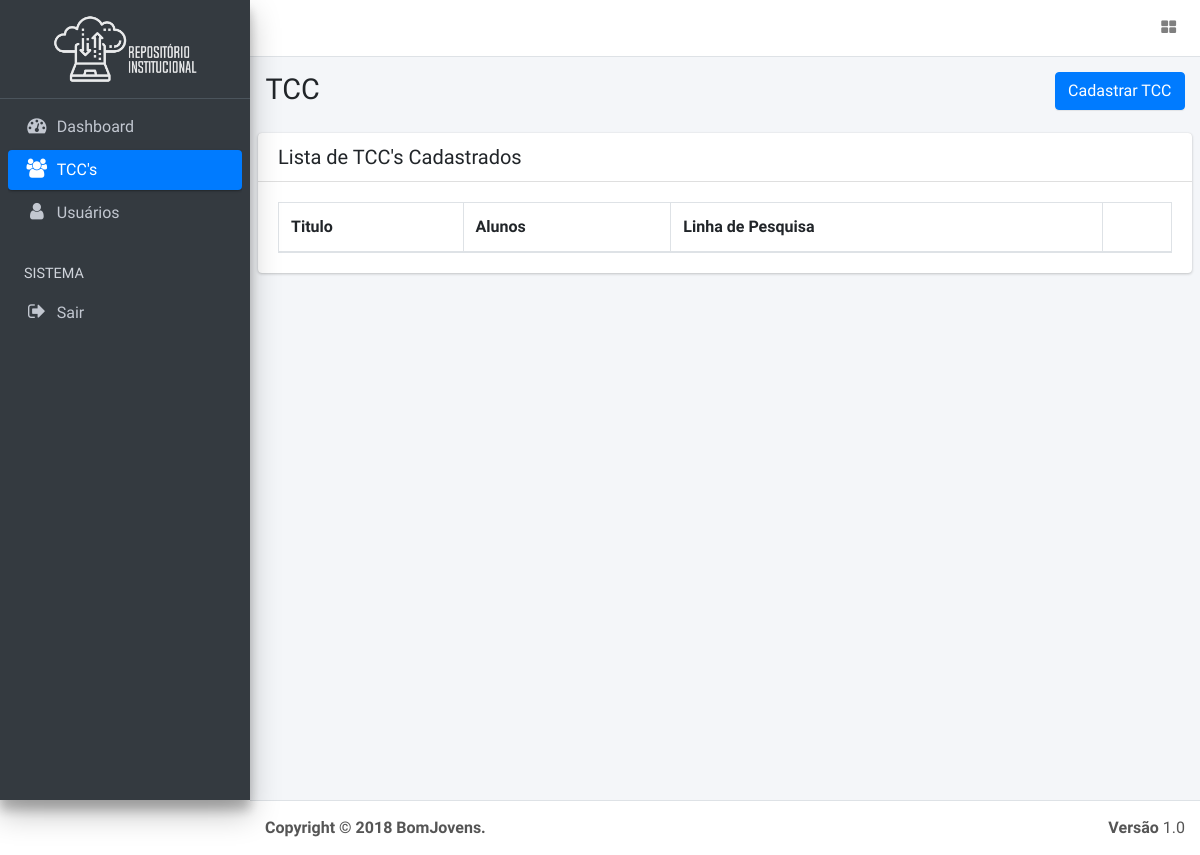
The app's page /admin/tcc.php, older data.
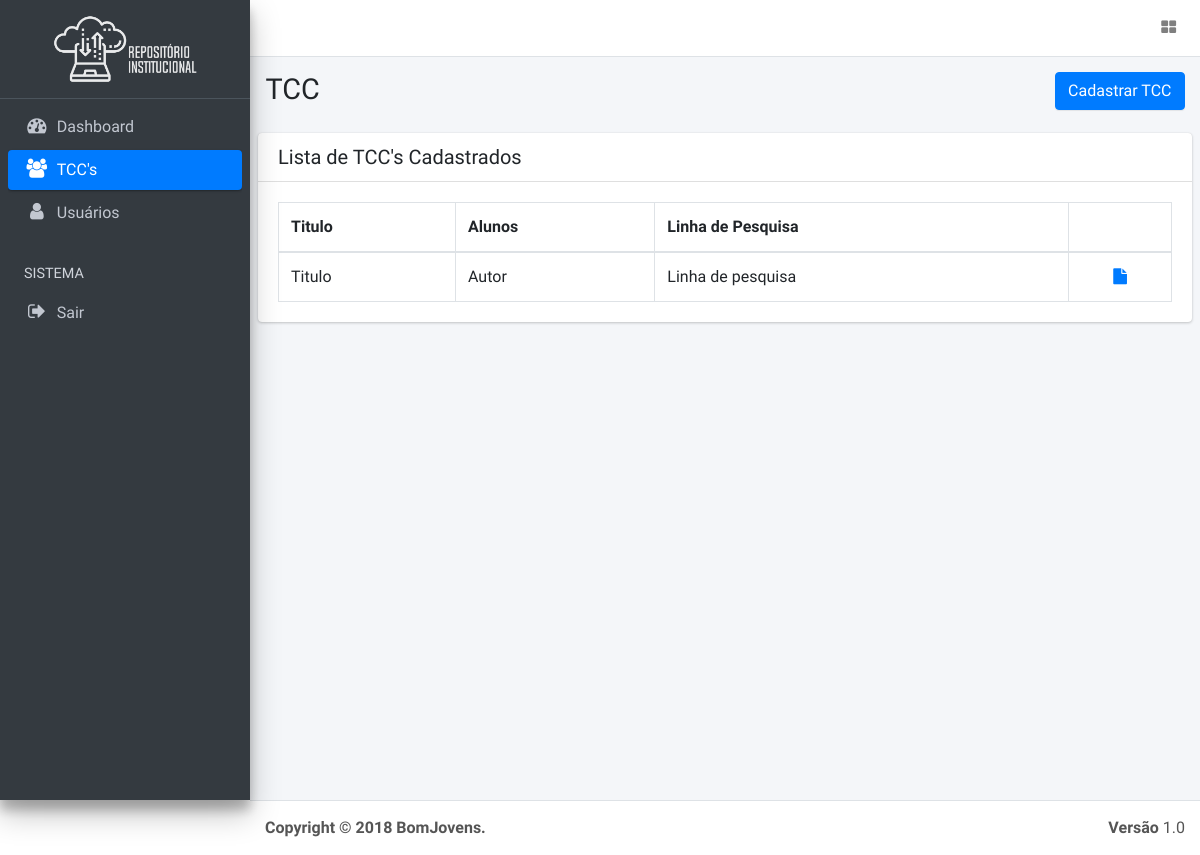
The same page, newer data.
### tables this page shows
CREATE TABLE `tcc` (
  `id` int(11) NOT NULL,
  `titulo` varchar(255) NOT NULL,
  `autores` varchar(255) NOT NULL,
  `palavras_chave` varchar(255) NOT NULL,
  `linha_pesquisa` varchar(255) NOT NULL,
  `resumo` text NOT NULL,
  `arquivo` varchar(255) NOT NULL
);

### admin/sistema/conexoes/conexao.php (called while the page is built, shortened)
<?php
class Conexao extends Base{
	private $dbh;
	private $stmt;
	public function __construct(){
		$dsn = 'mysql:host='. $this->hospedagem . ';dbname='. $this->base;
		$options = array(
			PDO::ATTR_PERSISTENT		=> true,
			PDO::ATTR_ERRMODE		=> PDO::ERRMODE_EXCEPTION
		);
		try {
			$this->dbh = new PDO($dsn, $this->usuario, $this->senha, $options);
		} catch(PDOEception $e){
			$this->error = $e->getMessage();
		}
	}
	public function query($query){
		$this->stmt = $this->dbh->prepare($query);
	}
	public function executar(){
		return $this->stmt->execute();
	}
	public function recebe_resultado(){
		$this->executar();
		return $this->stmt->fetchAll(PDO::FETCH_ASSOC);
	}
}

### admin/sistema/controle/controle.php (the view, shortened to what this page needs)
<?PHP
include_once 'sistema/conexoes/conexao.php';
class Controle extends Conexao
{
    public
    function exibeTCC()
    {
        $this->query("SELECT * FROM tcc ORDER BY titulo ASC");
        $tccs = $this->recebe_resultado();
        foreach ($tccs as $tcc) {
            echo '<tr>
                        <td>' . utf8_encode($tcc["titulo"]) . '</td>
                        <td>' . utf8_encode($tcc["autores"]) . '</td>
                        <td>' . utf8_encode($tcc["linha_pesquisa"]) . '</td>
                        <td><center><a href="' . utf8_encode($tcc["arquivo"]) . '"><i class="fa fa-file"></i></a></center></td>';
        }
    }
}

### admin/parts/header.php (shortened to what this page needs)
<!DOCTYPE html>
<html>
<head>
    <link rel="stylesheet" href="plugins/font-awesome/css/font-awesome.min.css">
    <link rel="stylesheet" href="https://code.ionicframework.com/ionicons/2.0.1/css/ionicons.min.css">
    <link rel="stylesheet" href="dist/css/adminlte.min.css">
    <link rel="stylesheet" href="plugins/iCheck/flat/blue.css">
    <link rel="stylesheet" href="plugins/morris/morris.css">
    <link rel="stylesheet" href="plugins/jvectormap/jquery-jvectormap-1.2.2.css">
    <link rel="stylesheet" href="plugins/datepicker/datepicker3.css">
    <link rel="stylesheet" href="plugins/daterangepicker/daterangepicker-bs3.css">
    <link rel="stylesheet" href="plugins/bootstrap-wysihtml5/bootstrap3-wysihtml5.min.css">
    <link rel="stylesheet" href="https://maxcdn.bootstrapcdn.com/font-awesome/4.4.0/css/font-awesome.min.css">
    <link rel="stylesheet" href="plugins/datatables/dataTables.bootstrap4.css">
</head>

### admin/tcc.php (shortened to what this page needs)
<?php
include "parts/header.php";
include "sistema/controle/controle.php";
$controle = new Controle;
?>
<body class="hold-transition sidebar-mini">
<div class="wrapper">
    <?php include "parts/menu.php" ?>
    <div class="content-wrapper">
        <section class="content-header">
            <div class="container-fluid">
                <div class="row mb-2">
                    <div class="col-sm-6">
                        <h1>TCC</h1>
                    </div>
                    <div class="col-sm-6">
                        <ol class="breadcrumb float-sm-right">
                                <a href="cadastrar-tcc.php" class="btn btn-primary" id="to-login">Cadastrar TCC</a>
                        </ol>
                    </div>
                </div>
            </div>
        </section>
        <section class="content">
            <div class="row">
                <div class="col-12">
                    <div class="card">
                        <div class="card-header">
                            <h3 class="card-title">Lista de TCC's Cadastrados</h3>
                        </div>
                        <div class="card-body">
                            <table id="example2" class="table table-bordered table-hover">
                                <thead>
                                <tr>
                                    <th>Titulo</th>
                                    <th>Alunos</th>
                                    <th>Linha de Pesquisa</th>
                                    <th></th>
                                </tr>
                                </thead>
                                <tbody>
                                    <?php $controle->exibeTcc(); ?>
                                </tbody>
                            </table>
                        </div>
                    </div>
                </div>
            </div>
        </section>
    </div>
<?php include "parts/footer.php"?>

### admin/parts/menu.php (shortened to what this page needs)
<nav class="main-header navbar navbar-expand bg-white navbar-light border-bottom">
    <ul class="navbar-nav ml-auto">
        <li class="nav-item">
            <a class="nav-link" data-widget="control-sidebar" data-slide="true" href="#"><i
                    class="fa fa-th-large"></i></a>
        </li>
    </ul>
</nav>
<aside class="main-sidebar sidebar-dark-primary elevation-4">
    <a href="home.php" class="brand-link text-center">
        <span class="brand-text font-weight-light"><img src="../assets/image/logo-repositorio-white.png" width="150" class="img-fluid"></a></span>
    <div class="sidebar">
        <nav class="mt-2">
            <ul class="nav nav-pills nav-sidebar flex-column" data-widget="treeview" role="menu"
                data-accordion="false">
                <li class="nav-item">
                    <a href="home.php" class="nav-link <?PHP if ($_SESSION['menu'] == 'dashboard') {
                        echo 'active';
                    } ?>">
                        <i class="fa fa-dashboard nav-icon"></i>
                        <p>Dashboard</p>
                    </a>
                </li>
                <li class="nav-item">
                    <a href="tcc.php" class="nav-link <?PHP if ($_SESSION['menu'] == 'tcc') {
                        echo 'active';
                    } ?>">
                        <i class="fa fa-users nav-icon"></i>
                        <p>TCC's</p>
                    </a>
                </li>
                <li class="nav-item">
                    <a href="usuarios.php" class="nav-link <?PHP if ($_SESSION['menu'] == 'usuarios') {
                        echo 'active';
                    } ?>">
                        <i class="fa fa-user nav-icon"></i>
                        <p>Usuários</p>
                    </a>
                </li>
                <li class="nav-header">SISTEMA</li>
                <li class="nav-item">
                    <a href="index.php" class="nav-link">
                        <i class="nav-icon fa fa-sign-out"></i>
                        <p>Sair</p>
                    </a>
                </li>
            </ul>
        </nav>
    </div>
</aside>

### admin/parts/footer.php (shortened to what this page needs)
<footer class="main-footer">
    <strong>Copyright &copy; 2018 BomJovens.</strong>
    <div class="float-right d-none d-sm-inline-block">
        <b>Versão</b> 1.0
    </div>
</footer>
</div>
</body>
</html>

Row changes from the older to the newer data that the page shows:
added tcc: titulo "Titulo", autores "Autor", linha_pesquisa "Linha de pesquisa"
